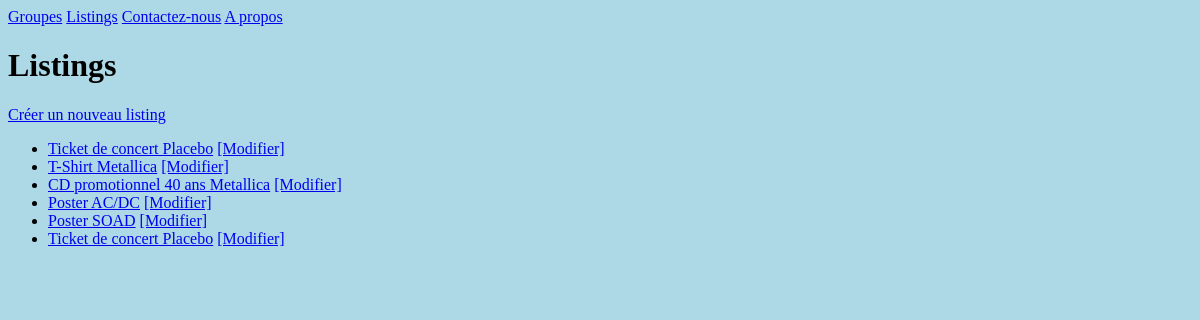
The page /listings/ on the database as committed earlier.
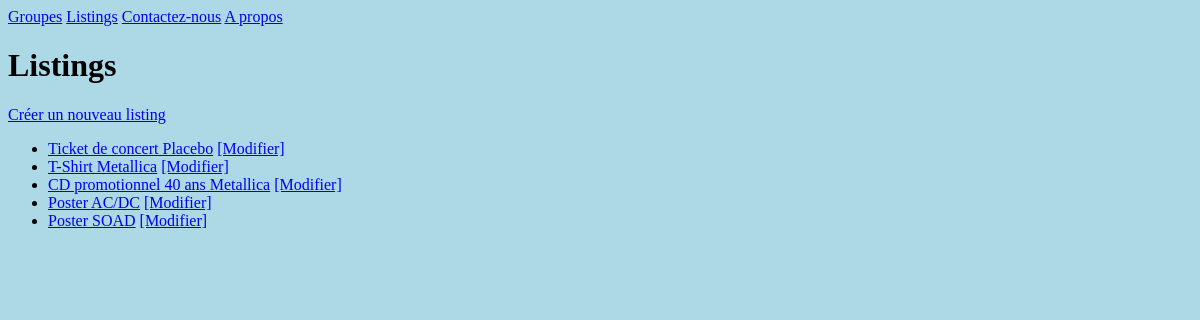
The same page on the database as committed later.
### listings/models.py (models this page shows, shortened)
class Listing(models.Model):
    class Type(models.TextChoices):
        RECORDS = 'RE'
        CLOTHING = 'CL'
        POSTERS = 'PO'
        MISCELLANEOUS = 'MI'
    title = models.fields.CharField(max_length=100)
    description = models.fields.CharField(max_length=1000)
    sold = models.fields.BooleanField(default=False)
    year = models.fields.IntegerField(validators=[MinValueValidator(1900),
                                                  MaxValueValidator(2022)],
                                      null=True, blank=True)
    type = models.fields.CharField(choices=Type.choices, max_length=5)
    band = models.ForeignKey(Band, null=True, on_delete=models.SET_NULL)

### listings/views.py (the view)
# urls.py: path('listings/', views.listing_list, name='listing-list'),
def listing_list(request):
    listings = Listing.objects.all()
    return render(request,
                  "listings/listing_list.html",
                  {"listings": listings})

### listings/templates/listings/listing_list.html
{% extends 'listings/base.html' %}
{% block content %}
<h1>Listings</h1>
<a href="{% url 'listing-create' %}">Créer un nouveau listing</a>
<ul>
    {% for listing in listings %}
    <li>
        <a href="{% url 'listing-detail' listing.id %}">{{listing.title}}</a>
        <a href="{% url 'listing-update' listing.id %}">[Modifier]</a>
    </li>
    {% endfor %}
</ul>
{%endblock %}

### listings/templates/listings/base.html
{% load static %}
<html>
    <head><title>Merchex</title></head>
    <link rel="stylesheet" href="{% static 'listings/styles.css' %}" />
    <body>
        <nav>
            <a href="{% url 'band-list' %}">Groupes</a>
            <a href="{% url 'listing-list' %}">Listings</a>
            <a href="{% url 'contact' %}">Contactez-nous</a>
            <a href="{% url 'about' %}">A propos</a>
        </nav>
        {% block content %}{% endblock %}
    </body>
</html>

### listings/static/listings/styles.css (style rules this page uses)
body { background: lightblue }

Rows that differ between the two databases and show on the page:
removed Listing: title "Ticket de concert Placebo"
